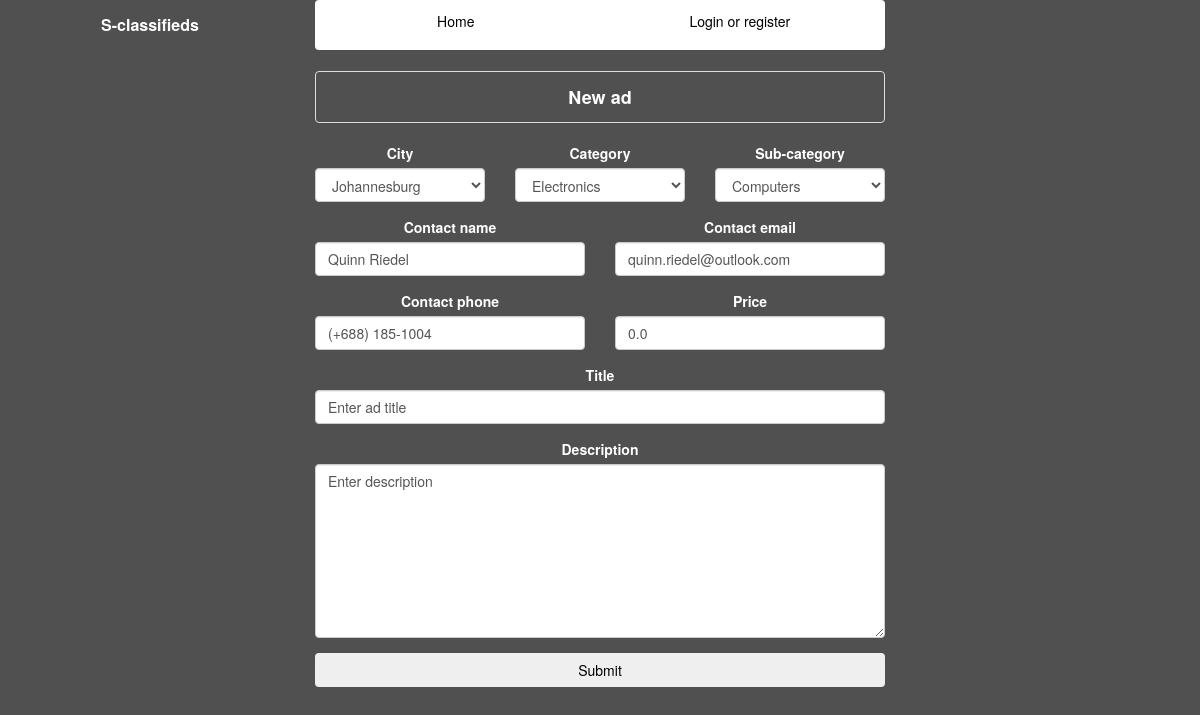
Screenshot of /new_ad (signed in) with the database file from the repository.
### create_database.py (models this page shows, shortened)
class City(Base):
    __tablename__ = 'city'
    id = Column(Integer, primary_key=True)
    name = Column(String(250), nullable=False)
    ads = relationship("Ad", back_populates="city")

class Category(Base):
    __tablename__ = 'category'
    id = Column(Integer, primary_key=True)
    name = Column(String(250), nullable=False)
    sub_categories = relationship("SubCategory", back_populates="category")

class SubCategory(Base):
    __tablename__ = 'sub_category'
    id = Column(Integer, primary_key=True)
    name = Column(String(250), nullable=False)
    category_id = Column(Integer, ForeignKey('category.id'))
    category = relationship("Category", back_populates="sub_categories")
    ads = relationship("Ad", back_populates ="sub_category") # this should be list of ads in current sub-category

class User(Base):
    __tablename__ = 'user'
    id = Column(Integer, primary_key=True)
    name = Column(String(250), nullable=False)
    email = Column(String(250))
    phone = Column(String(50))
    password = Column(String)
    authenticated = Column(Boolean, default=False)
    ads = relationship("Ad", back_populates="user", cascade="delete")
    def get_id(self):
        return str(self.id)
    def is_authenticated(self):
        return self.authenticated

### main.py (the view)
@app.route("/new_ad",  methods=["GET", "POST"])
@flask_login.login_required
def new_ad():
    new_ad_form = FlaskForm()
    if request.method == "POST" and new_ad_form.validate_on_submit():
        ad_new = create_database.Ad(user_id=flask_login.current_user.id)
        update_ad_from_form_info(ad_new, request.form)
        database.update_ad(ad_new)
        flash("New ad was successfully added")
        return redirect(url_for("my_ads"))
    user = database.get_user_by_unicode_id(flask_login.current_user.id)
    new_ad_template = database.get_ad_template(user, initialize_city=True, initialize_category_and_subcategory=True)
    categories_with_sub_categories = database.get_categories_with_subcategories()
    cities = database.get_cities()
    categories_json = json.dumps(categories_with_sub_categories)
    selected_sub_categories = categories_with_sub_categories[new_ad_template["category"]]["value"]
    return render_template("new_ad.html", ad=new_ad_template,
                           categories_json=categories_json,
                           categories=categories_with_sub_categories,
                           new_ad_form=new_ad_form,
                           selected_sub_categories=selected_sub_categories,
                           cities=cities,
                           page_info = get_page_info())

### database.py (called while the page is built)
def get_user_by_unicode_id(user_id):
    user = session.query(create_database.User).filter(create_database.User.id == int(user_id)).first()
    return user

def get_cities():
    query_cities = session.query(create_database.City)
    all_cities = query_cities.all()
    return all_cities

### lib.py (called while the page is built)
def debug_print(item_to_print, printing_on=options.DEBUG_PRINT_ON):
    if printing_on:
        print item_to_print

### main.py (called while the page is built)
@login_manager.user_loader
def user_loader(user_id):
    return database.get_user_by_unicode_id(user_id)

def get_page_info():
    page_info = dict()
    page_info["user_logged_in"] = False
    page_info["left_text"] = "S-classifieds"
    page_info["right_text"] = ""
    lib.debug_print("get_page_info")
    lib.debug_print(flask_login.current_user.get_id())
    if flask_login.current_user.get_id():
        if flask_login.current_user.is_authenticated():
            page_info["user_logged_in"] = True
            page_info["right_text"] = "Logged in as " + flask_login.current_user.email
    return page_info

### templates/new_ad.html (shortened to what this page needs)
<!doctype html>
<html>
<head>
    <link rel="stylesheet" type="text/css" href="{{ url_for('static', filename='css/bootstrap.min.css') }}">
    <link rel="stylesheet" type="text/css" href="{{ url_for('static', filename='css/style.css') }}">
</head>
<body>
    <div class="container-fluid">
        {% include 'nav_bar_row.html' %}
        <div class="row white-text">
            <div class="col-md-3"></div>
            <div class="col-md-6">
                <div class="panel panel-default panel-text2">New ad</div>
                    <form action = "{{ url_for('new_ad') }}" method="post">
                        {% include 'ad_new_edit_form.html' %}
                        <button type="submit" class="btn btn-block black-text">Submit</button>
                    </form>
            </div>
            <div class="col-md-3"></div>
       </div>
   </div>
<body>

### templates/ad_new_edit_form.html (shortened to what this page needs)
        <div class = row>
        <div class = "col-md-4">
            <div class="form-group">
                <div class="title-info4"><label for="select_city">City</label></div>
                <select class="form-control" name="select_city" id="select_city">
                        <option value = "{{ad["city_id"]}}" selected="selected">{{ ad["city"] }}</option>
                </select>
            </div>
        </div>
        <div class = "col-md-4">
            <div class="form-group">
                <div class="title-info4"><label for="category-selected">Category</label></div>
                <select id="category-selected" class="form-control" name = "category-selected" onchange="populate_sub_categories_in_search_bar_ad_edit_or_new()">
                            <option value ="{{ad["category_id"]}}" selected="selected">{{ ad["category"] }}</option>
                </select>
            </div>
        </div>
        <div class = "col-md-4">
            <div class="form-group">
                <div class="title-info4"><label for="sub-category-selected">Sub-category</label></div>
                <select id="sub-category-selected" class="form-control" name="sub-category-selected">
                            <option value ="{{ad["sub_category_id"]}}" selected="selected">{{ ad["sub_category"] }}</option>
                 </select>
            </div>
        </div>
        </div>
        <div class = row>
        <div class = "col-md-6">
            <div class="form-group">
                <div class="title-info4"><label for="contact_name">Contact name</label></div>
                <input type="text" class="form-control" id="contact_name" name="contact_name" value='{{ ad["contact_name"] }}'>
            </div>
        </div>
        <div class = "col-md-6">
            <div class="form-group">
                <div class="title-info4"><label for="contact_email">Contact email</label></div>
                <input type="email" class="form-control" id="contact_email" name="contact_email" value='{{ ad["contact_email"] }}'>
            </div>
        </div>
        </div>
        <div class = row>
        <div class = "col-md-6">
            <div class="form-group">
                <div class="title-info4"><label for="contact_phone">Contact phone</label></div>
                <input type="phone" class="form-control" id="contact_phone" name="contact_phone" value='{{ ad["contact_phone"] }}'>
            </div>
        </div>
        <div class = "col-md-6">
            <div class="form-group">
            <div class="title-info4"><label for="ad_price">Price</label></div>
            <input type="text" class="form-control" id="ad_price" name="ad_price" value='{{ ad["price"] }}'>
        </div>
        </div>
        </div>
        <div class="form-group">
            <div class="title-info4"><label for="ad_title">Title</label></div>
            <input type="text" class="form-control" id="ad_title" name="ad_title" value='{{ ad["ad_title"] }}'>
        </div>
        <div class="form-group">
            <div class="title-info4"><label for="ad_text">Description</label></div>
            <textarea class="form-control ad-text" id="ad_text" name="ad_text" rows="8">{{ ad["text"] }}</textarea>
        </div>

### static/css/style.css (style rules this page uses)
body { background-color: #505050; }
.title-info4 { text-align: center; font-weight: bold; min-width: 150px; }
.panel-text2 { min-height: 50px; text-align: center; font-weight: bold; line-height: 50px; font-size: 18px; color: white; background-color: #505050;; }
.white-text { background-color: #505050; color: white; }
.black-text { color: black; }
.ad-text { white-space: pre-wrap; text-align: left; }

### rows the page displays
City: select_city "Johannesburg"
Category: category-selected "Electronics"
SubCategory: sub-category-selected "Computers"
User: contact_name "Quinn Riedel", contact_email "quinn.riedel@outlook.com", contact_phone "(+688) 185-1004"

### other values shown
{{ page_info["left_text"]|safe }} "S-classifieds"
